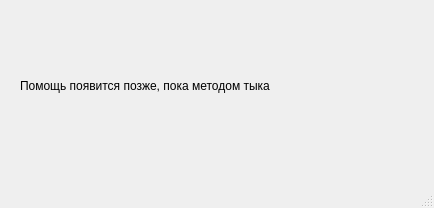
<?xml version="1.0" encoding="UTF-8"?>
<ui version="4.0">
 <class>MainWindow</class>
 <widget class="QMainWindow" name="MainWindow">
  <property name="geometry">
   <rect>
    <x>0</x>
    <y>0</y>
    <width>434</width>
    <height>208</height>
   </rect>
  </property>
  <property name="windowTitle">
   <string>MainWindow</string>
  </property>
  <widget class="QWidget" name="centralwidget">
   <widget class="QLabel" name="label">
    <property name="geometry">
     <rect>
      <x>20</x>
      <y>10</y>
      <width>401</width>
      <height>151</height>
     </rect>
    </property>
    <property name="text">
     <string>Помощь появится позже, пока методом тыка</string>
    </property>
   </widget>
  </widget>
  <widget class="QMenuBar" name="menubar">
   <property name="geometry">
    <rect>
     <x>0</x>
     <y>0</y>
     <width>434</width>
     <height>21</height>
    </rect>
   </property>
  </widget>
  <widget class="QStatusBar" name="statusbar"/>
 </widget>
 <resources/>
 <connections/>
</ui>
